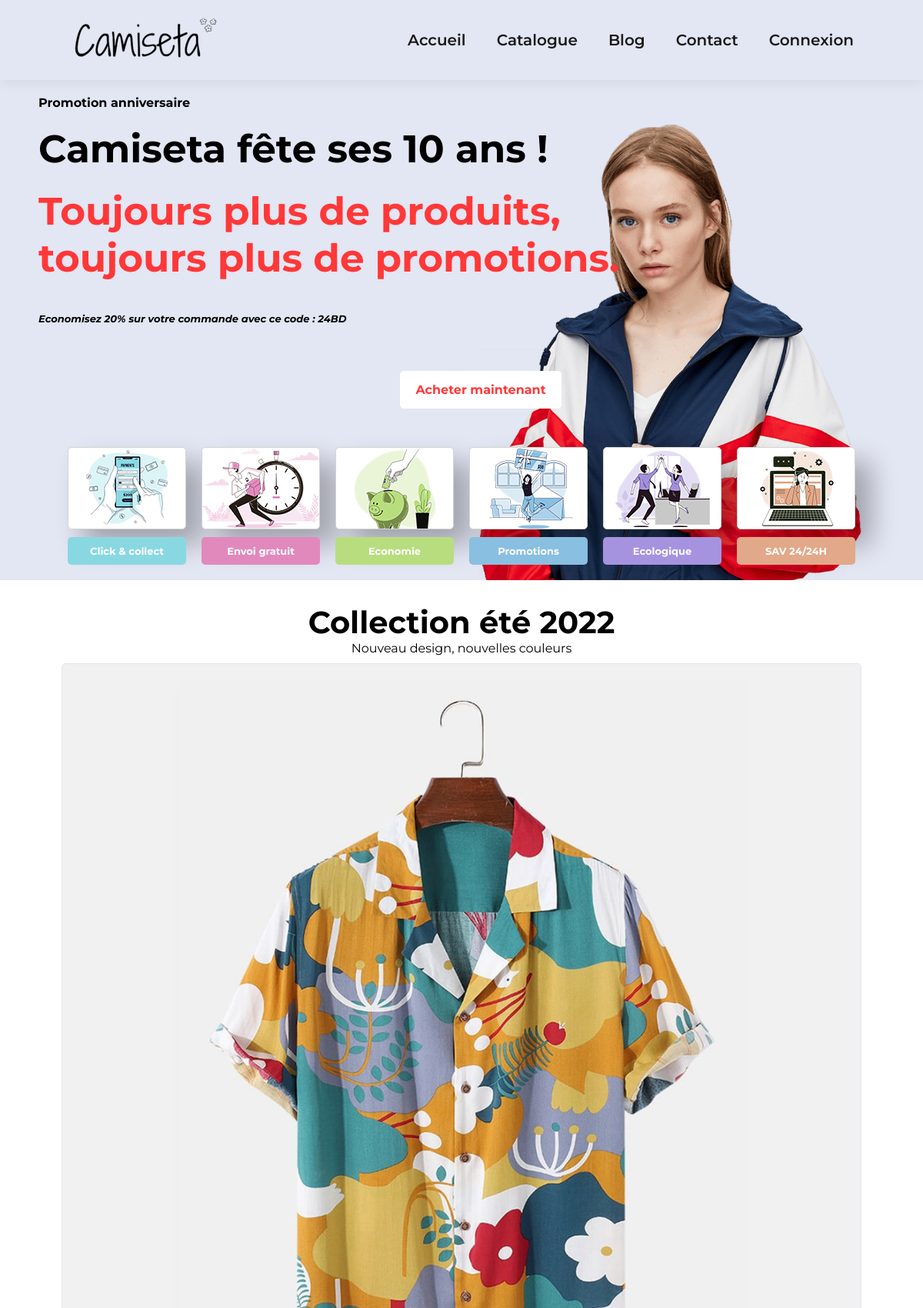
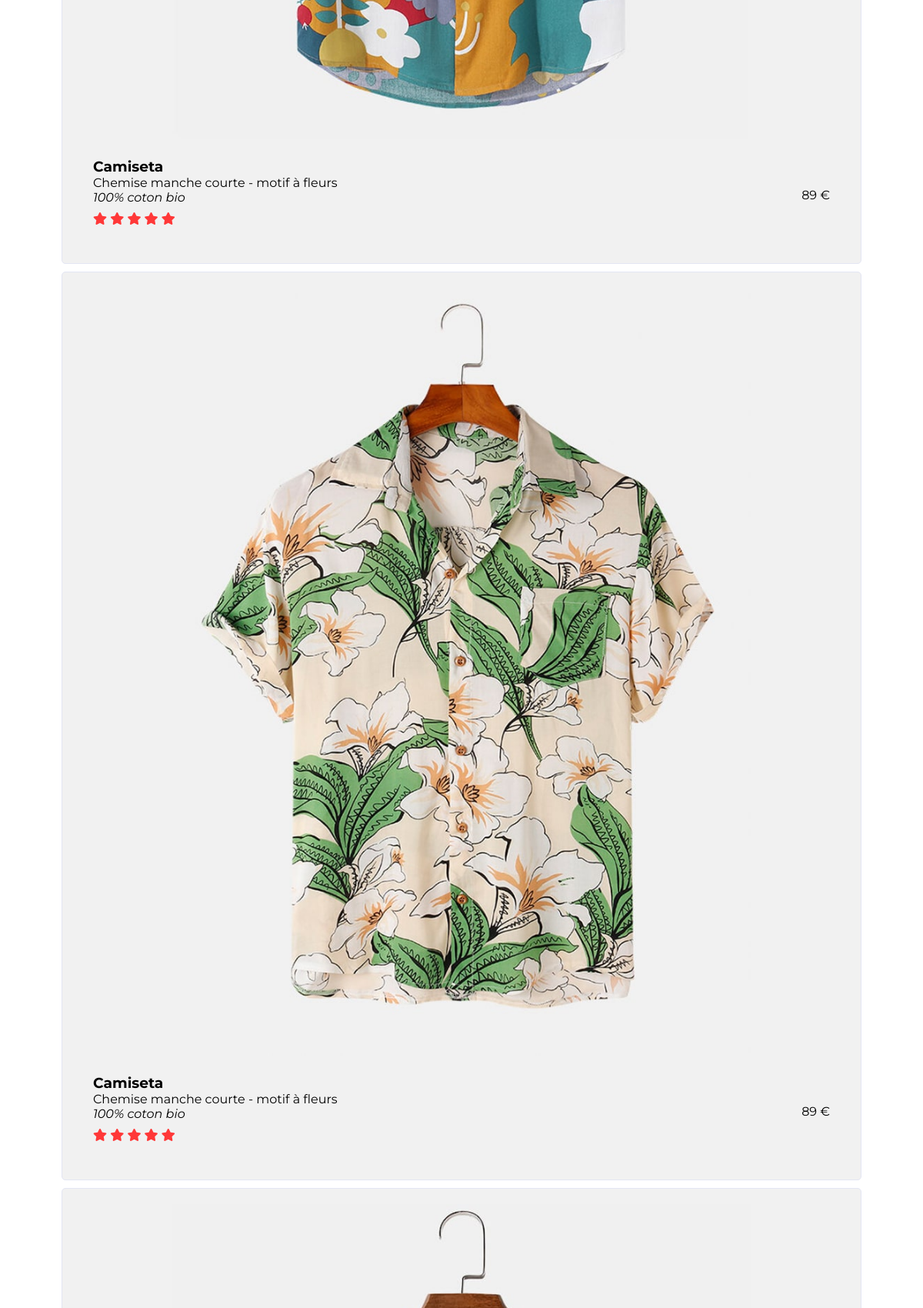
The page / (upper part) on the database its author committed (2 pictures, top to bottom).
### tables this page shows
CREATE TABLE `images` (
  `id_image` int(11) NOT NULL,
  `image_src` varchar(100) NOT NULL,
  `image_alt` varchar(100) NOT NULL,
  `id_product` int(11) NOT NULL
);

CREATE TABLE `products` (
  `id_product` int(11) NOT NULL,
  `product_name` varchar(70) NOT NULL,
  `product_description` text NOT NULL,
  `product_alt` text NOT NULL,
  `price` double NOT NULL DEFAULT '0',
  `delivery_price` double DEFAULT '9.9'
);

### controllers/SliderController.php (called while the page is built, shortened)
<?php
class SliderController extends SecurityController
{
    private $slider;
    public function __construct()
    {
        $this -> slider = new Slider();
    }
    public function listProduct():void
    {
        $sliderItems1 = $this -> slider -> getDataSlider1();
        require "views/layout.phtml";
    }
}

### config/DataBase.php (called while the page is built, shortened)
<?php
class DataBase
{
    public function getConnexion(): ?\PDO
    {
        $this -> connexion = null;
        try
        {
            $this -> connexion = new \PDO("mysql:host=".self::SERVEUR.";dbname=".self::BDD,self::USER,self::MDP);
            $this -> connexion -> exec("SET CHARACTER SET utf8");
        }
        catch(Exception $message)
        {
            echo ' une erreur est parvenue au moment de la connexion BDD : '.$message->getMessage();
        }
        return $this -> connexion;
    }
}

### models/Slider.php (called while the page is built, shortened)
<?php
class Slider extends DataBase
{
  private $connexion;
  public function __construct()
  {
    $this -> connexion = $this -> getConnexion();
  }
  public function getDataSlider1(): ?array
  {
    $query = $this -> connexion -> prepare('
                                          SELECT
                                            products.`id_product`,
                                            `product_name`,
                                            `product_alt`,
                                            `price`,
                                            `image_alt`,
                                            `image_src`
                                          FROM
                                            products
                                          INNER JOIN images ON products.id_product = images.id_product
                                          WHERE
                                            image_src LIKE "%f%";
                                            ');
    $query -> execute();
    $sliderItems1 = $query -> fetchAll();
    return $sliderItems1;
  }
}

### views/home.phtml (the view, shortened to what this page needs)
<section class="hero container">
  <div class="">
    <div class="hero-block-content">
      <p>Promotion anniversaire</p>
      <h1>Camiseta fête ses 10 ans !</h1>
      <div class="hero-content">
        <p>
          Toujours plus de produits, <br />
          toujours plus de promotions.
        </p>
        <p>
          <em
            >Economisez 20% sur votre commande avec ce code :
            <strong>24BD</strong></em
          >
        </p>
        <a href="index.php?action=products">Acheter maintenant</a>
      </div>
    </div>
    <div class="features">
      <div class="fe-box">
        <img src="views/img/features/f1.png" alt="click & collect" />
        <p>Click & collect</p>
      </div>
      <div class="fe-box">
        <img src="views/img/features/f2.png" alt="envoi gratuit" />
        <p>Envoi gratuit</p>
      </div>
      <div class="fe-box">
        <img src="views/img/features/f3.png" alt="economie" />
        <p>Economie</p>
      </div>
      <div class="fe-box">
        <img src="views/img/features/f4.png" alt="promotion" />
        <p>Promotions</p>
      </div>
      <div class="fe-box">
        <img src="views/img/features/f5.png" alt="ecologique" />
        <p>Ecologique</p>
      </div>
      <div class="fe-box">
        <img src="views/img/features/f6.png" alt="SAV 24/24H" />
        <p>SAV 24/24H</p>
      </div>
    </div>
  </div>
</section>
<section class="features-products">
  <h2>Collection été 2022</h2>
  <p>Nouveau design, nouvelles couleurs</p>
  <div class="responsive">
    <?php foreach ($sliderItems1 as $sliderItem) : ?>
    <div>
      <div class="product-box">
        <a href="index.php?action=detailsProduct&id_product=<?= $sliderItem["id_product"] ?>">
          <img src="views/<?= $sliderItem["image_src"] ?>" alt="<?= $sliderItem["image_alt"] ?>" />
          <div class="product-content">
            <div class="product-description">
              <h3>Camiseta</h3>
              <p><?= $sliderItem["product_name"] ?></p>
              <p><em><?= $sliderItem["product_alt"] ?></em></p>
              <i class="fas fa-star"></i>
              <i class="fas fa-star"></i>
              <i class="fas fa-star"></i>
              <i class="fas fa-star"></i>
              <i class="fas fa-star"></i>
            </div>
            <div class="product-price">
              <p><?= $sliderItem["price"] ?> €</p>
            </div>
          </div>
        </a>
      </div>
    </div>
    <?php endforeach; ?>
  </div>
</section>

### views/css/variables.css (style rules this page uses)
:root { --font-family: "Montserrat", sans-serif; --text-color-primary: #1a1a1a; --text-color-secondary: #ff3838; --athens-gray: #e3e6f3; --border-radius: 5px; }

### views/css/layout.css (style rules this page uses)
html { font-size: 62.5%; }
* { padding: 0; margin: 0; box-sizing: border-box; }
body { font-family: var(--font-family); font-size: 1.6rem; width: 100%; background-color: white; }
h1 { font-size: 5rem; }
h2 { font-size: 4rem; }
a { text-decoration: none; color: black; }
img { max-width: 100%; width: 100%; height: 100%; }
.container { max-width: 1400px; margin: 0 auto; }

### views/css/home.css (style rules this page uses)
.hero { background-image: url("../img/hero4.png"); background-position: top 25% right 25%; background-size: cover; width: 100%; display: flex; flex-direction: column; justify-content: center; }
.hero-block-content { margin-left: 5rem; }
.hero-block-content p { margin: 2rem 0; }
.hero p { font-weight: 700; }
.hero div { display: flex; flex-direction: column; }
.hero-content p:first-child { font-size: 5rem; color: var(--text-color-secondary); }
.hero p:nth-child(2) { font-size: 1.3rem; }
.hero-content a { display: inline-block; font-weight: 700; margin: 4rem 0; padding: 1.5rem 2rem; border-radius: var(--border-radius); border: none; align-self: center; color: var(--text-color-secondary); background-color: white; cursor: pointer; transition: 0.3s; }
.hero .features { display: flex; flex-wrap: wrap; flex-direction: row; justify-content: center; margin: 0 2.5rem; }
.fe-box { margin: 1rem 1rem; transition: 0.6s ease-in; }
.fe-box img { background-color: white; border-radius: var(--border-radius); border: 1px solid lightgray; box-shadow: 20px 20px 34px rgba(0, 0, 0, 0.3); }
.fe-box p { text-align: center; color: white; padding: 1rem 2rem; margin: 1rem 0; }
.fe-box:first-child p { background-color: #89d8e1; border-radius: var(--border-radius); }
.fe-box:nth-child(2) p { background-color: #e189bc; border-radius: var(--border-radius); }
.fe-box:nth-child(3) p { background-color: #b8dd7f; border-radius: var(--border-radius); }
.fe-box:nth-child(4) p { background-color: #89bfe1; border-radius: var(--border-radius); }
.fe-box:nth-child(5) p { background-color: #a693e0; border-radius: var(--border-radius); }
.fe-box:last-child p { background-color: #e2a88a; border-radius: var(--border-radius); }
.features-products { background-color: white; padding-top: 3rem; }
.features-products h2 { text-align: center; }
.features-products > p { text-align: center; }
.responsive { max-width: 90%; margin: 0 auto; }
.responsive div { margin: 1rem; cursor: grab; }
.product-box { background-color: #f1f1f1; border-radius: var(--border-radius); border: 1px solid var(--athens-gray); padding: 2rem; }
.product-content { display: flex; justify-content: space-between; align-items: center; }
.product-description i { color: var(--text-color-secondary); margin: 1rem 0; }

### rows shown on the page
images: image_src (picture), id_product.product_name "Chemise manche courte - motif à fleurs", id_product.product_alt "100% coton bio", id_product.price "89"
images: image_src (picture), id_product.product_name "Chemise manche courte - motif à fleurs", id_product.product_alt "100% coton bio", id_product.price "89"
images: image_src (picture)
